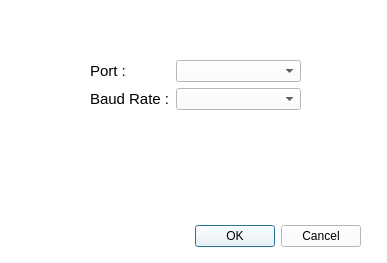
<?xml version="1.0" encoding="UTF-8"?>
<ui version="4.0">
 <class>ConnectionSettingsDialog</class>
 <widget class="QDialog" name="ConnectionSettingsDialog">
  <property name="geometry">
   <rect>
    <x>0</x>
    <y>0</y>
    <width>387</width>
    <height>263</height>
   </rect>
  </property>
  <property name="palette">
   <palette>
    <active>
     <colorrole role="WindowText">
      <brush brushstyle="SolidPattern">
       <color alpha="255">
        <red>0</red>
        <green>0</green>
        <blue>0</blue>
       </color>
      </brush>
     </colorrole>
     <colorrole role="Button">
      <brush brushstyle="SolidPattern">
       <color alpha="255">
        <red>255</red>
        <green>255</green>
        <blue>255</blue>
       </color>
      </brush>
     </colorrole>
     <colorrole role="Light">
      <brush brushstyle="SolidPattern">
       <color alpha="255">
        <red>255</red>
        <green>255</green>
        <blue>255</blue>
       </color>
      </brush>
     </colorrole>
     <colorrole role="Midlight">
      <brush brushstyle="SolidPattern">
       <color alpha="255">
        <red>255</red>
        <green>255</green>
        <blue>255</blue>
       </color>
      </brush>
     </colorrole>
     <colorrole role="Dark">
      <brush brushstyle="SolidPattern">
       <color alpha="255">
        <red>127</red>
        <green>127</green>
        <blue>127</blue>
       </color>
      </brush>
     </colorrole>
     <colorrole role="Mid">
      <brush brushstyle="SolidPattern">
       <color alpha="255">
        <red>170</red>
        <green>170</green>
        <blue>170</blue>
       </color>
      </brush>
     </colorrole>
     <colorrole role="Text">
      <brush brushstyle="SolidPattern">
       <color alpha="255">
        <red>0</red>
        <green>0</green>
        <blue>0</blue>
       </color>
      </brush>
     </colorrole>
     <colorrole role="BrightText">
      <brush brushstyle="SolidPattern">
       <color alpha="255">
        <red>255</red>
        <green>255</green>
        <blue>255</blue>
       </color>
      </brush>
     </colorrole>
     <colorrole role="ButtonText">
      <brush brushstyle="SolidPattern">
       <color alpha="255">
        <red>0</red>
        <green>0</green>
        <blue>0</blue>
       </color>
      </brush>
     </colorrole>
     <colorrole role="Base">
      <brush brushstyle="SolidPattern">
       <color alpha="255">
        <red>255</red>
        <green>255</green>
        <blue>255</blue>
       </color>
      </brush>
     </colorrole>
     <colorrole role="Window">
      <brush brushstyle="SolidPattern">
       <color alpha="255">
        <red>255</red>
        <green>255</green>
        <blue>255</blue>
       </color>
      </brush>
     </colorrole>
     <colorrole role="Shadow">
      <brush brushstyle="SolidPattern">
       <color alpha="255">
        <red>0</red>
        <green>0</green>
        <blue>0</blue>
       </color>
      </brush>
     </colorrole>
     <colorrole role="AlternateBase">
      <brush brushstyle="SolidPattern">
       <color alpha="255">
        <red>255</red>
        <green>255</green>
        <blue>255</blue>
       </color>
      </brush>
     </colorrole>
     <colorrole role="ToolTipBase">
      <brush brushstyle="SolidPattern">
       <color alpha="255">
        <red>255</red>
        <green>255</green>
        <blue>220</blue>
       </color>
      </brush>
     </colorrole>
     <colorrole role="ToolTipText">
      <brush brushstyle="SolidPattern">
       <color alpha="255">
        <red>0</red>
        <green>0</green>
        <blue>0</blue>
       </color>
      </brush>
     </colorrole>
     <colorrole role="PlaceholderText">
      <brush brushstyle="SolidPattern">
       <color alpha="127">
        <red>0</red>
        <green>0</green>
        <blue>0</blue>
       </color>
      </brush>
     </colorrole>
     <colorrole role="Accent">
      <brush brushstyle="SolidPattern">
       <color alpha="255">
        <red>255</red>
        <green>255</green>
        <blue>255</blue>
       </color>
      </brush>
     </colorrole>
    </active>
    <inactive>
     <colorrole role="WindowText">
      <brush brushstyle="SolidPattern">
       <color alpha="255">
        <red>0</red>
        <green>0</green>
        <blue>0</blue>
       </color>
      </brush>
     </colorrole>
     <colorrole role="Button">
      <brush brushstyle="SolidPattern">
       <color alpha="255">
        <red>255</red>
        <green>255</green>
        <blue>255</blue>
       </color>
      </brush>
     </colorrole>
     <colorrole role="Light">
      <brush brushstyle="SolidPattern">
       <color alpha="255">
        <red>255</red>
        <green>255</green>
        <blue>255</blue>
       </color>
      </brush>
     </colorrole>
     <colorrole role="Midlight">
      <brush brushstyle="SolidPattern">
       <color alpha="255">
        <red>255</red>
        <green>255</green>
        <blue>255</blue>
       </color>
      </brush>
     </colorrole>
     <colorrole role="Dark">
      <brush brushstyle="SolidPattern">
       <color alpha="255">
        <red>127</red>
        <green>127</green>
        <blue>127</blue>
       </color>
      </brush>
     </colorrole>
     <colorrole role="Mid">
      <brush brushstyle="SolidPattern">
       <color alpha="255">
        <red>170</red>
        <green>170</green>
        <blue>170</blue>
       </color>
      </brush>
     </colorrole>
     <colorrole role="Text">
      <brush brushstyle="SolidPattern">
       <color alpha="255">
        <red>0</red>
        <green>0</green>
        <blue>0</blue>
       </color>
      </brush>
     </colorrole>
     <colorrole role="BrightText">
      <brush brushstyle="SolidPattern">
       <color alpha="255">
        <red>255</red>
        <green>255</green>
        <blue>255</blue>
       </color>
      </brush>
     </colorrole>
     <colorrole role="ButtonText">
      <brush brushstyle="SolidPattern">
       <color alpha="255">
        <red>0</red>
        <green>0</green>
        <blue>0</blue>
       </color>
      </brush>
     </colorrole>
     <colorrole role="Base">
      <brush brushstyle="SolidPattern">
       <color alpha="255">
        <red>255</red>
        <green>255</green>
        <blue>255</blue>
       </color>
      </brush>
     </colorrole>
     <colorrole role="Window">
      <brush brushstyle="SolidPattern">
       <color alpha="255">
        <red>255</red>
        <green>255</green>
        <blue>255</blue>
       </color>
      </brush>
     </colorrole>
     <colorrole role="Shadow">
      <brush brushstyle="SolidPattern">
       <color alpha="255">
        <red>0</red>
        <green>0</green>
        <blue>0</blue>
       </color>
      </brush>
     </colorrole>
     <colorrole role="AlternateBase">
      <brush brushstyle="SolidPattern">
       <color alpha="255">
        <red>255</red>
        <green>255</green>
        <blue>255</blue>
       </color>
      </brush>
     </colorrole>
     <colorrole role="ToolTipBase">
      <brush brushstyle="SolidPattern">
       <color alpha="255">
        <red>255</red>
        <green>255</green>
        <blue>220</blue>
       </color>
      </brush>
     </colorrole>
     <colorrole role="ToolTipText">
      <brush brushstyle="SolidPattern">
       <color alpha="255">
        <red>0</red>
        <green>0</green>
        <blue>0</blue>
       </color>
      </brush>
     </colorrole>
     <colorrole role="PlaceholderText">
      <brush brushstyle="SolidPattern">
       <color alpha="127">
        <red>0</red>
        <green>0</green>
        <blue>0</blue>
       </color>
      </brush>
     </colorrole>
     <colorrole role="Accent">
      <brush brushstyle="SolidPattern">
       <color alpha="255">
        <red>255</red>
        <green>255</green>
        <blue>255</blue>
       </color>
      </brush>
     </colorrole>
    </inactive>
    <disabled>
     <colorrole role="WindowText">
      <brush brushstyle="SolidPattern">
       <color alpha="255">
        <red>127</red>
        <green>127</green>
        <blue>127</blue>
       </color>
      </brush>
     </colorrole>
     <colorrole role="Button">
      <brush brushstyle="SolidPattern">
       <color alpha="255">
        <red>255</red>
        <green>255</green>
        <blue>255</blue>
       </color>
      </brush>
     </colorrole>
     <colorrole role="Light">
      <brush brushstyle="SolidPattern">
       <color alpha="255">
        <red>255</red>
        <green>255</green>
        <blue>255</blue>
       </color>
      </brush>
     </colorrole>
     <colorrole role="Midlight">
      <brush brushstyle="SolidPattern">
       <color alpha="255">
        <red>255</red>
        <green>255</green>
        <blue>255</blue>
       </color>
      </brush>
     </colorrole>
     <colorrole role="Dark">
      <brush brushstyle="SolidPattern">
       <color alpha="255">
        <red>127</red>
        <green>127</green>
        <blue>127</blue>
       </color>
      </brush>
     </colorrole>
     <colorrole role="Mid">
      <brush brushstyle="SolidPattern">
       <color alpha="255">
        <red>170</red>
        <green>170</green>
        <blue>170</blue>
       </color>
      </brush>
     </colorrole>
     <colorrole role="Text">
      <brush brushstyle="SolidPattern">
       <color alpha="255">
        <red>127</red>
        <green>127</green>
        <blue>127</blue>
       </color>
      </brush>
     </colorrole>
     <colorrole role="BrightText">
      <brush brushstyle="SolidPattern">
       <color alpha="255">
        <red>255</red>
        <green>255</green>
        <blue>255</blue>
       </color>
      </brush>
     </colorrole>
     <colorrole role="ButtonText">
      <brush brushstyle="SolidPattern">
       <color alpha="255">
        <red>127</red>
        <green>127</green>
        <blue>127</blue>
       </color>
      </brush>
     </colorrole>
     <colorrole role="Base">
      <brush brushstyle="SolidPattern">
       <color alpha="255">
        <red>255</red>
        <green>255</green>
        <blue>255</blue>
       </color>
      </brush>
     </colorrole>
     <colorrole role="Window">
      <brush brushstyle="SolidPattern">
       <color alpha="255">
        <red>255</red>
        <green>255</green>
        <blue>255</blue>
       </color>
      </brush>
     </colorrole>
     <colorrole role="Shadow">
      <brush brushstyle="SolidPattern">
       <color alpha="255">
        <red>0</red>
        <green>0</green>
        <blue>0</blue>
       </color>
      </brush>
     </colorrole>
     <colorrole role="AlternateBase">
      <brush brushstyle="SolidPattern">
       <color alpha="255">
        <red>255</red>
        <green>255</green>
        <blue>255</blue>
       </color>
      </brush>
     </colorrole>
     <colorrole role="ToolTipBase">
      <brush brushstyle="SolidPattern">
       <color alpha="255">
        <red>255</red>
        <green>255</green>
        <blue>220</blue>
       </color>
      </brush>
     </colorrole>
     <colorrole role="ToolTipText">
      <brush brushstyle="SolidPattern">
       <color alpha="255">
        <red>0</red>
        <green>0</green>
        <blue>0</blue>
       </color>
      </brush>
     </colorrole>
     <colorrole role="PlaceholderText">
      <brush brushstyle="SolidPattern">
       <color alpha="127">
        <red>127</red>
        <green>127</green>
        <blue>127</blue>
       </color>
      </brush>
     </colorrole>
     <colorrole role="Accent">
      <brush brushstyle="SolidPattern">
       <color alpha="255">
        <red>255</red>
        <green>255</green>
        <blue>255</blue>
       </color>
      </brush>
     </colorrole>
    </disabled>
   </palette>
  </property>
  <property name="windowTitle">
   <string>Dialog</string>
  </property>
  <widget class="QDialogButtonBox" name="buttonBox">
   <property name="geometry">
    <rect>
     <x>10</x>
     <y>220</y>
     <width>351</width>
     <height>32</height>
    </rect>
   </property>
   <property name="cursor">
    <cursorShape>PointingHandCursor</cursorShape>
   </property>
   <property name="orientation">
    <enum>Qt::Orientation::Horizontal</enum>
   </property>
   <property name="standardButtons">
    <set>QDialogButtonBox::StandardButton::Cancel|QDialogButtonBox::StandardButton::Ok</set>
   </property>
  </widget>
  <widget class="QWidget" name="formLayoutWidget">
   <property name="geometry">
    <rect>
     <x>90</x>
     <y>60</y>
     <width>211</width>
     <height>96</height>
    </rect>
   </property>
   <layout class="QFormLayout" name="formLayout">
    <item row="0" column="0">
     <widget class="QLabel" name="label">
      <property name="font">
       <font>
        <pointsize>11</pointsize>
       </font>
      </property>
      <property name="text">
       <string>Port :</string>
      </property>
     </widget>
    </item>
    <item row="0" column="1">
     <widget class="QComboBox" name="portComboBox">
      <property name="cursor">
       <cursorShape>PointingHandCursor</cursorShape>
      </property>
     </widget>
    </item>
    <item row="1" column="1">
     <widget class="QComboBox" name="baudComboBox">
      <property name="cursor">
       <cursorShape>PointingHandCursor</cursorShape>
      </property>
     </widget>
    </item>
    <item row="1" column="0">
     <widget class="QLabel" name="label_2">
      <property name="font">
       <font>
        <pointsize>11</pointsize>
       </font>
      </property>
      <property name="text">
       <string>Baud Rate :</string>
      </property>
     </widget>
    </item>
   </layout>
  </widget>
 </widget>
 <resources/>
 <connections>
  <connection>
   <sender>buttonBox</sender>
   <signal>rejected()</signal>
   <receiver>ConnectionSettingsDialog</receiver>
   <slot>reject()</slot>
   <hints>
    <hint type="sourcelabel">
     <x>316</x>
     <y>260</y>
    </hint>
    <hint type="destinationlabel">
     <x>286</x>
     <y>274</y>
    </hint>
   </hints>
  </connection>
  <connection>
   <sender>buttonBox</sender>
   <signal>accepted()</signal>
   <receiver>ConnectionSettingsDialog</receiver>
   <slot>accept()</slot>
   <hints>
    <hint type="sourcelabel">
     <x>248</x>
     <y>254</y>
    </hint>
    <hint type="destinationlabel">
     <x>157</x>
     <y>274</y>
    </hint>
   </hints>
  </connection>
 </connections>
</ui>
